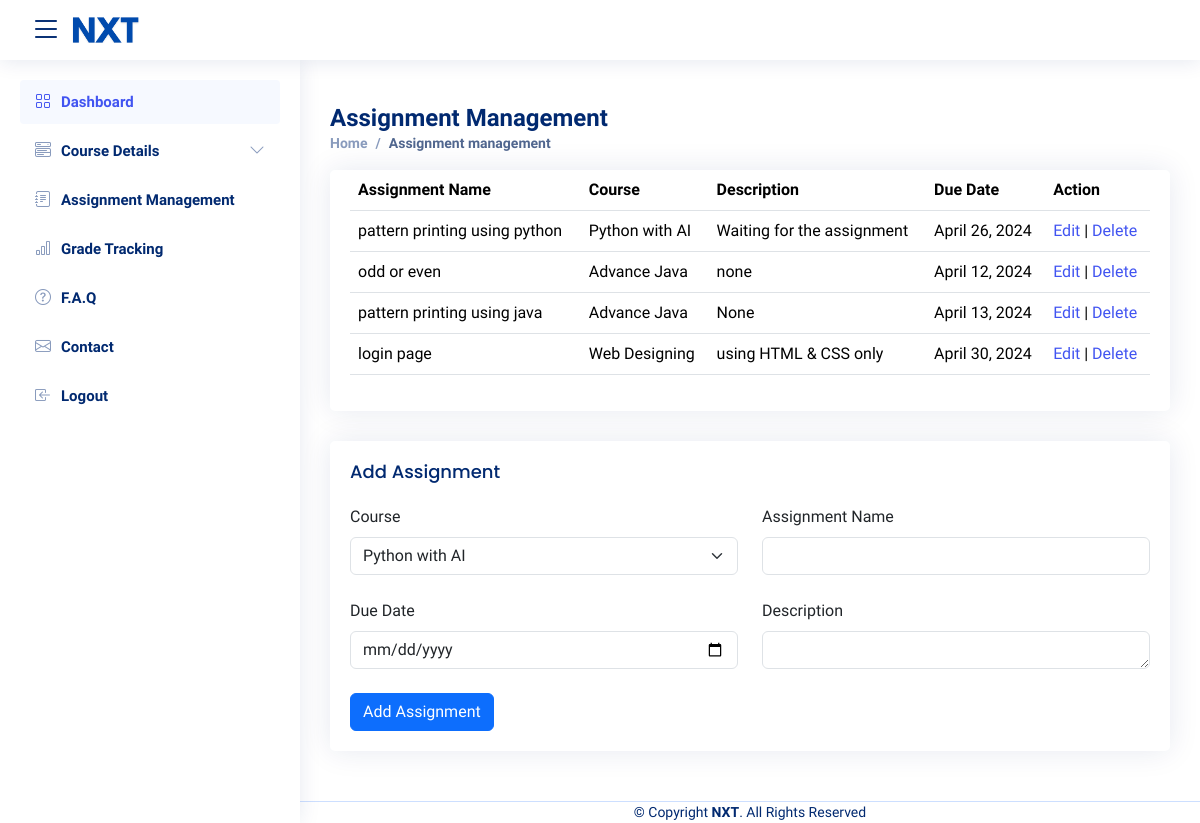
Before: /assignment_management/ (signed in) with the older database file.
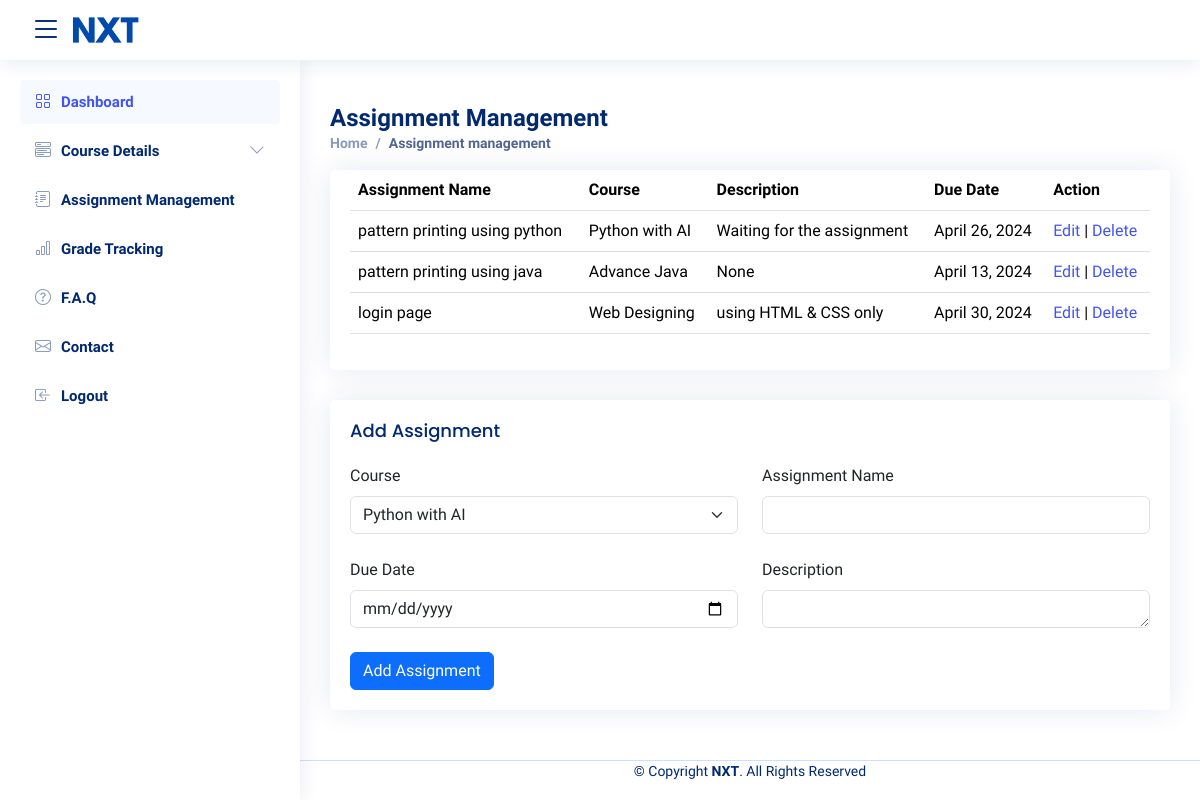
After: the same page with the newer database file.
### app/models.py (models this page shows, shortened)
class Assignment(models.Model):
    course = models.ForeignKey(Course, on_delete=models.CASCADE)
    assignment_name = models.CharField(max_length=100)
    due_date = models.DateField()
    description = models.TextField()

class Course(models.Model):
    user = models.ForeignKey(User, on_delete=models.CASCADE)
    course_name = models.CharField(max_length=100)
    instructor_name = models.CharField(max_length=100)
    description = models.TextField()
    semester = models.CharField(max_length=50)

### app/views.py (the view)
# urls.py: path('assignment_management/', views.assignment_management, name='assignment_management'),
@login_required
def assignment_management(request):
    user = request.user
    course = Course.objects.filter(user=user)
    assignments = Assignment.objects.filter(course__user=user)
    if request.method == 'POST':
        form = AssignmentForm(request.POST)
        if form.is_valid():
            assignment = form.save(commit=False)
            assignment.user = user
            assignment.save()
            return redirect('assignment_management')
    else:
        form = AssignmentForm()
    return render(request, 'assignment_management.html', {'assignments': assignments, 'courses':course, 'form': form})

### app/forms.py
class AssignmentForm(forms.ModelForm):
    class Meta:
        model = Assignment
        fields = ['course', 'assignment_name', 'due_date', 'description']
        widgets = {
            'due_date': forms.DateInput(attrs={'type': 'date'})
        }
    def __init__(self, *args, **kwargs):
            super().__init__(*args, **kwargs)
            self.fields['course'].widget.attrs.update({'class': 'form-control'})
            self.fields['assignment_name'].widget.attrs.update({'class': 'form-control'})
            self.fields['due_date'].widget.attrs.update({'class': 'form-control'})
            self.fields['description'].widget.attrs.update({'class': 'form-control','rows' : '1'})

### template/assignment_management.html (shortened to what this page needs)
{% extends 'master.html' %}
{% load static %}
{% block content %}
<section id="grade-tracking">
    <div class="pagetitle">
        <h1>Assignment Management</h1>
            <nav>
            <ol class="breadcrumb">
                <li class="breadcrumb-item"><a href="/">Home</a></li>
                <li class="breadcrumb-item active">Assignment management</li>
            </ol>
        </nav>
    </div>
    <div class="row">
        <div class="col-lg-12">
            <div class="card">
                <div class="card-body">
                    <table class="table">
                        <thead>
                            <tr>
                                <th scope="col">Assignment Name</th>
                                <th scope="col">Course</th>
                                <th scope="col">Description</th>
                                <th scope="col">Due Date</th>
                                <th scope="col">Action</th>
                            </tr>
                        </thead>
                        <tbody>
                            {% for assignment in assignments %}
                            <tr>
                                <td>{{ assignment.assignment_name }}</td>
                                <td>{{ assignment.course.course_name }}</td>
                                <td>{{ assignment.description }}</td>
                                <td>{{ assignment.due_date }}</td>
                                <td>
                                    <a href="{% url 'edit_assignment' assignment.id %}">Edit</a> |
                                    <a href="{% url 'delete_assignment' assignment.id %}">Delete</a>
                                </td>
                            </tr>
                            {% endfor %}
                        </tbody>
                    </table>
                </div>
            </div>
        </div>
    </div>
</section>
<section id="add-assignment">
    <div class="card">
        <div class="card-body">
            <h2 class="card-title">Add Assignment</h2>
            <form action="{% url 'add_assignment' %}" class="row" method="post">
                <div class="col-md-6">
                    <label for="course" class="form-label">Course</label>
                    <select name="course" class="form-select" id="course">
                        {% for course in courses %}
                        <option value="{{ course.id }}">{{ course.course_name }}</option>
                        {% endfor %}
                    </select><br>
                </div>
                <div class="col-md-6">
                    <label for="assignment_name" class="form-label">Assignment Name</label>
                    <input type="text" class="form-control" name="assignment_name" id="assignment_name" required><br>
                </div>
                <div class="col-md-6">
                    <label for="due_date" class="form-label">Due Date</label>
                    <input type="date" name="due_date" id="due_date" class="form-control" required><br>
                </div>
                <div class="col-md-6">
                    <label for="description" class="form-label">Description</label><br>
                    <textarea name="description" id="description" class="form-control" rows="1"
                        cols="50"></textarea><br>
                </div>
                <div class="col-md-6">
                    <button class="btn btn-primary" type="submit">Add Assignment</button>
                </div>
            </form>
        </div>
    </div>
</section>
{% endblock %}

### template/master.html (shortened to what this page needs)
<!DOCTYPE html>
<html lang="en">
<head>
  {% load static %}
  <link rel="stylesheet" href="https://cdnjs.cloudflare.com/ajax/libs/font-awesome/6.4.2/css/all.min.css"
 />
  <link href="https://cdn.jsdelivr.net/npm/bootstrap@5.3.3/dist/css/bootstrap.min.css" rel="stylesheet"
>
  <link href="{% static 'assets/vendor/bootstrap/css/bootstrap.min.css' %}" rel="stylesheet">
  <link href="{% static 'assets/vendor/bootstrap-icons/bootstrap-icons.css' %}" rel="stylesheet">
  <link href="{% static 'assets/vendor/boxicons/css/boxicons.min.css' %}" rel="stylesheet">
  <link href="{% static 'assets/vendor/remixicon/remixicon.css' %}" rel="stylesheet">
  <link href="{% static 'css/style.css' %}" rel="stylesheet">
  <link href="{% static 'assets/vendor/quill/quill.snow.css' %}" rel="stylesheet">
  <link href="{% static 'assets/vendor/quill/quill.bubble.css' %}" rel="stylesheet">
  <link href="{% static 'assets/vendor/remixicon/remixicon.css' %}" rel="stylesheet">
  <link href="{% static 'assets/vendor/simple-datatables/style.css' %}" rel="stylesheet">
</head>-
<body>
  <header id="header" class="header fixed-top d-flex align-items-center">
    <i class="bi bi-list toggle-sidebar-btn"></i>
    <div class="d-flex align-items-center ps-2 justify-content-between">
      <a href="/" class="logo d-flex align-items-center">
        <img src="{% static 'assets/img/logo.png'%}" alt="">
      </a>
    </div>
  </header>
  <aside id="sidebar" class="sidebar">
    <ul class="sidebar-nav" id="sidebar-nav">
      <li class="nav-item">
        <a class="nav-link " href="/">
          <i class="bi bi-grid"></i>
          <span>Dashboard</span>
        </a>
      </li>
      <li class="nav-item">
        <a class="nav-link collapsed" data-bs-target="#components-nav" data-bs-toggle="collapse" href="#">
          <i class="bi bi-menu-button-wide"></i><span>Course Details</span><i class="bi bi-chevron-down ms-auto"></i>
        </a>
      </li>
      <li class="nav-item">
        <a class="nav-link collapsed" href="{% url 'assignment_management' %}">
          <i class="bi bi-journal-text"></i>
          <span>Assignment Management</span>
        </a>
      </li>
      <li class="nav-item">
        <a class="nav-link collapsed" href="{% url 'grade_tracking' %}">
          <i class="bi bi-bar-chart"></i>
          <span>Grade Tracking</span>
        </a>
      </li>
      <li class="nav-item">
        <a class="nav-link collapsed" href="#">
          <i class="bi bi-question-circle"></i>
          <span>F.A.Q</span>
        </a>
      </li>
      <li class="nav-item">
        <a class="nav-link collapsed" href="#">
          <i class="bi bi-envelope"></i>
          <span>Contact</span>
        </a>
      </li>
      <li class="nav-item">
        <a class="nav-link collapsed" href="{% url 'logout' %}">
          <i class="bi bi-box-arrow-in-left"></i>
          <span>Logout</span>
        </a>
      </li>
    </ul>
  </aside>
  <main id="main" class="main">
    {% block content%}
    {% endblock %}
  </main>
  <footer id="footer" class="footer">
    <div class="copyright">
      &copy; Copyright <strong><span>NXT</span></strong>. All Rights Reserved
    </div>
  </footer>
</body>
</html>

### static/css/style.css (style rules this page uses)
:root { scroll-behavior: smooth; }
body { font-family: "Open Sans", sans-serif; background:#fff; color: #444444; }
a { color: #4154f1; text-decoration: none; }
h1, h2, h3, h4, h5, h6 { font-family: "Nunito", sans-serif; }
#main { margin-top: 60px; padding: 20px 30px; transition: all 0.3s; }
.pagetitle { margin-bottom: 10px; }
.pagetitle h1 { font-size: 24px; margin-bottom: 0; font-weight: 600; color: #012970; }
.card { margin-bottom: 30px; border: none; border-radius: 5px; box-shadow: 0px 0 30px rgba(1, 41, 112, 0.1); }
.card-title { padding: 20px 0 15px 0; font-size: 18px; font-weight: 500; color: #012970; font-family: "Poppins", sans-serif; }
.card-body { padding: 0 20px 20px 20px; }
.breadcrumb { font-size: 14px; font-family: "Nunito", sans-serif; color: #899bbd; font-weight: 600; }
.breadcrumb a { color: #899bbd; transition: 0.3s; }
.breadcrumb .breadcrumb-item::before { color: #899bbd; }
.breadcrumb .active { color: #51678f; font-weight: 600; }
.logo { line-height: 1; }
@media (min-width: 1200px) { .logo { width: 280px; } }
.logo img { max-height: 26px; margin-right: 6px; }
.header { transition: all 0.5s; z-index: 997; height: 60px; box-shadow: 0px 2px 20px rgba(1, 41, 112, 0.1); background-color: #fff; padding-left: 20px; }
.header .toggle-sidebar-btn { font-size: 32px; padding-left: 10px; cursor: pointer; color: #012970; }
.sidebar { position: fixed; top: 60px; left: 0; bottom: 0; width: 300px; z-index: 996; transition: all 0.3s; padding: 20px; overflow-y: auto; scrollbar-width: thin; scrollbar-color: #aab7cf transparent; box-shadow: 0px 0px 20px rgba(1, 41, 112, 0.1); background-color: #fff; }
@media (min-width: 1200px) { #main, #footer { margin-left: 300px; } }
.sidebar-nav { padding: 0; margin: 0; list-style: none; }
.sidebar-nav li { padding: 0; margin: 0; list-style: none; }
.sidebar-nav .nav-item { margin-bottom: 5px; }
.sidebar-nav .nav-link { display: flex; align-items: center; font-size: 15px; font-weight: 600; color: #4154f1; transition: 0.3; background: #f6f9ff; padding: 10px 15px; border-radius: 4px; }
.sidebar-nav .nav-link i { font-size: 16px; margin-right: 10px; color: #4154f1; }
.sidebar-nav .nav-link.collapsed { color: #012970; background: #fff; }
.sidebar-nav .nav-link.collapsed i { color: #899bbd; }
.sidebar-nav .nav-link .bi-chevron-down { margin-right: 0; transition: transform 0.2s ease-in-out; }
.footer { padding: 10 0; font-size: 14px; transition: all 0.3s; border-top: 1px solid #cddfff; }
.footer .copyright { text-align: center; color: #012970; }

Changed rows visible on the page:
removed Assignment: assignment_name "odd or even", course.course_name "Advance Java", description "none", due_date "April 12, 2024"
